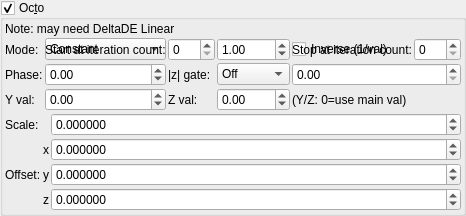
    <widget class="MyGroupBox" name="groupCheck_transf_function_enabledD_false">
     <property name="toolTip">
      <string/>
     </property>
     <property name="title">
      <string>Oc&amp;to</string>
     </property>
     <property name="checkable">
      <bool>true</bool>
     </property>
     <layout class="QVBoxLayout" name="verticalLayout_33" stretch="0,0,0">
      <property name="spacing">
       <number>2</number>
      </property>
      <property name="leftMargin">
       <number>2</number>
      </property>
      <property name="topMargin">
       <number>2</number>
      </property>
      <property name="rightMargin">
       <number>2</number>
      </property>
      <property name="bottomMargin">
       <number>2</number>
      </property>
      <item>
       <widget class="QLabel" name="label_264">
        <property name="text">
         <string>Note: may need DeltaDE Linear</string>
        </property>
       </widget>
      </item>
      <item>
       <layout class="QGridLayout" name="gridLayout_70">
        <property name="spacing">
         <number>2</number>
        </property>
        <item row="1" column="5">
         <widget class="MySpinBox" name="spinboxInt_transf_multiplier_stop_iter_3">
          <property name="sizePolicy">
           <sizepolicy hsizetype="Preferred" vsizetype="Maximum">
            <horstretch>0</horstretch>
            <verstretch>0</verstretch>
           </sizepolicy>
          </property>
          <property name="maximum">
           <number>999</number>
          </property>
         </widget>
        </item>
      <item row="1" column="0">
       <widget class="QLabel"><property name="text"><string>Mode:</string></property></widget>
      </item>
      <item row="1" column="1">
       <widget class="MyComboBox" name="comboBox_transf_multiplier_value_mode_3">
        <item><property name="text"><string notr="true">Constant</string></property></item>
        <item><property name="text"><string notr="true">Sine</string></property></item>
        <item><property name="text"><string notr="true">Ramp</string></property></item>
        <item><property name="text"><string notr="true">Exponential</string></property></item>
        <item><property name="text"><string notr="true">Triangle</string></property></item>
        <item><property name="text"><string notr="true">Square</string></property></item>
        <item><property name="text"><string notr="true">Smoothstep</string></property></item>
        <item><property name="text"><string notr="true">Noise</string></property></item>
        <item><property name="text"><string notr="true">Ping-pong</string></property></item>
        <item><property name="text"><string notr="true">Stepped</string></property></item>
       </widget>
      </item>
      <item row="1" column="2">
       <widget class="QLabel"><property name="text"><string>Freq:</string></property></widget>
      </item>
      <item row="1" column="3">
       <widget class="MyDoubleSpinBox" name="spinbox_transf_multiplier_frequency_3">
        <property name="minimum"><double>0.01</double></property><property name="maximum"><double>100.0</double></property>
        <property name="singleStep"><double>0.1</double></property><property name="value"><double>1.0</double></property>
       </widget>
      </item>
      <item row="1" column="4" colspan="2">
       <widget class="MyCheckBox" name="checkBox_transf_multiplier_inverse_3">
        <property name="text"><string>Inverse (1/val)</string></property>
       </widget>
      </item>
      <item row="2" column="0">
       <widget class="QLabel"><property name="text"><string>Phase:</string></property></widget>
      </item>
      <item row="2" column="1">
       <widget class="MyDoubleSpinBox" name="spinbox_transf_multiplier_phase_3">
        <property name="minimum"><double>-10.0</double></property><property name="maximum"><double>10.0</double></property>
        <property name="singleStep"><double>0.1</double></property><property name="value"><double>0.0</double></property>
       </widget>
      </item>
      <item row="2" column="2">
       <widget class="QLabel"><property name="text"><string>|z| gate:</string></property></widget>
      </item>
      <item row="2" column="3">
       <widget class="MyComboBox" name="comboBox_transf_multiplier_threshold_mode_3">
        <item><property name="text"><string notr="true">Off</string></property></item>
        <item><property name="text"><string notr="true">&gt; thresh</string></property></item>
        <item><property name="text"><string notr="true">&lt; thresh</string></property></item>
       </widget>
      </item>
      <item row="2" column="4" colspan="2">
       <widget class="MyDoubleSpinBox" name="spinbox_transf_multiplier_threshold_3">
        <property name="minimum"><double>0.0</double></property><property name="maximum"><double>1000.0</double></property>
        <property name="singleStep"><double>0.1</double></property><property name="value"><double>0.0</double></property>
       </widget>
      </item>
      <item row="3" column="0">
       <widget class="QLabel"><property name="text"><string>Y val:</string></property></widget>
      </item>
      <item row="3" column="1">
       <widget class="MyDoubleSpinBox" name="spinbox_transf_multiplier_scale_y_3">
        <property name="minimum"><double>-100.0</double></property><property name="maximum"><double>100.0</double></property>
        <property name="singleStep"><double>0.01</double></property><property name="value"><double>0.0</double></property>
       </widget>
      </item>
      <item row="3" column="2">
       <widget class="QLabel"><property name="text"><string>Z val:</string></property></widget>
      </item>
      <item row="3" column="3">
       <widget class="MyDoubleSpinBox" name="spinbox_transf_multiplier_scale_z_3">
        <property name="minimum"><double>-100.0</double></property><property name="maximum"><double>100.0</double></property>
        <property name="singleStep"><double>0.01</double></property><property name="value"><double>0.0</double></property>
       </widget>
      </item>
      <item row="3" column="4" colspan="2">
       <widget class="QLabel"><property name="text"><string notr="true">(Y/Z: 0=use main val)</string></property></widget>
      </item>
        <item row="1" column="1">
         <widget class="QLabel" name="label_253">
          <property name="text">
           <string>Start at iteration count:</string>
          </property>
          <property name="wordWrap">
           <bool>true</bool>
          </property>
         </widget>
        </item>
        <item row="1" column="4">
         <widget class="QLabel" name="label_252">
          <property name="text">
           <string>Stop at iteration count:</string>
          </property>
          <property name="wordWrap">
           <bool>true</bool>
          </property>
         </widget>
        </item>
        <item row="1" column="2">
         <widget class="MySpinBox" name="spinboxInt_transf_multiplier_start_iter_3">
          <property name="sizePolicy">
           <sizepolicy hsizetype="Minimum" vsizetype="Maximum">
            <horstretch>0</horstretch>
            <verstretch>0</verstretch>
           </sizepolicy>
          </property>
          <property name="minimum">
           <number>0</number>
          </property>
          <property name="maximum">
           <number>999</number>
          </property>
          <property name="value">
           <number>0</number>
          </property>
         </widget>
        </item>
       </layout>
      </item>
      <item>
       <layout class="QGridLayout" name="gridLayout_71" columnstretch="0,0,1">
        <property name="spacing">
         <number>2</number>
        </property>
        <item row="2" column="2">
         <widget class="MyDoubleSpinBox" name="spinbox3_transf_offset_100_y">
          <property name="sizePolicy">
           <sizepolicy hsizetype="Minimum" vsizetype="Maximum">
            <horstretch>0</horstretch>
            <verstretch>0</verstretch>
           </sizepolicy>
          </property>
          <property name="prefix">
           <string/>
          </property>
          <property name="suffix">
           <string/>
          </property>
          <property name="decimals">
           <number>6</number>
          </property>
          <property name="minimum">
           <double>-99.989999999999995</double>
          </property>
          <property name="maximum">
           <double>99.989999999999995</double>
          </property>
          <property name="singleStep">
           <double>0.100000000000000</double>
          </property>
         </widget>
        </item>
        <item row="1" column="2">
         <widget class="MyDoubleSpinBox" name="spinbox3_transf_offset_100_x">
          <property name="sizePolicy">
           <sizepolicy hsizetype="Minimum" vsizetype="Maximum">
            <horstretch>0</horstretch>
            <verstretch>0</verstretch>
           </sizepolicy>
          </property>
          <property name="prefix">
           <string/>
          </property>
          <property name="suffix">
           <string/>
          </property>
          <property name="decimals">
           <number>6</number>
          </property>
          <property name="minimum">
           <double>-99.989999999999995</double>
          </property>
          <property name="maximum">
           <double>99.989999999999995</double>
          </property>
          <property name="singleStep">
           <double>0.100000000000000</double>
          </property>
         </widget>
        </item>
        <item row="0" column="0">
         <widget class="QLabel" name="label_263">
          <property name="text">
           <string>Scale:</string>
          </property>
         </widget>
        </item>
        <item row="1" column="1">
         <widget class="QLabel" name="label_143">
          <property name="sizePolicy">
           <sizepolicy hsizetype="Preferred" vsizetype="Preferred">
            <horstretch>0</horstretch>
            <verstretch>0</verstretch>
           </sizepolicy>
          </property>
          <property name="text">
           <string notr="true">x</string>
          </property>
          <property name="alignment">
           <set>Qt::AlignRight|Qt::AlignTrailing|Qt::AlignVCenter</set>
          </property>
         </widget>
        </item>
        <item row="3" column="2">
         <widget class="MyDoubleSpinBox" name="spinbox3_transf_offset_100_z">
          <property name="sizePolicy">
           <sizepolicy hsizetype="Minimum" vsizetype="Maximum">
            <horstretch>0</horstretch>
            <verstretch>0</verstretch>
           </sizepolicy>
          </property>
          <property name="prefix">
           <string/>
          </property>
          <property name="suffix">
           <string/>
          </property>
          <property name="decimals">
           <number>6</number>
          </property>
          <property name="minimum">
           <double>-99.989999999999995</double>
          </property>
          <property name="maximum">
           <double>99.989999999999995</double>
          </property>
          <property name="singleStep">
           <double>0.100000000000000</double>
          </property>
         </widget>
        </item>
        <item row="3" column="1">
         <widget class="QLabel" name="label_148">
          <property name="sizePolicy">
           <sizepolicy hsizetype="Preferred" vsizetype="Preferred">
            <horstretch>0</horstretch>
            <verstretch>0</verstretch>
           </sizepolicy>
          </property>
          <property name="text">
           <string notr="true">z</string>
          </property>
          <property name="alignment">
           <set>Qt::AlignRight|Qt::AlignTrailing|Qt::AlignVCenter</set>
          </property>
         </widget>
        </item>
        <item row="2" column="0">
         <widget class="QLabel" name="label_255">
          <property name="text">
           <string>Offset:</string>
          </property>
         </widget>
        </item>
        <item row="2" column="1">
         <widget class="QLabel" name="label_147">
          <property name="sizePolicy">
           <sizepolicy hsizetype="Preferred" vsizetype="Preferred">
            <horstretch>0</horstretch>
            <verstretch>0</verstretch>
           </sizepolicy>
          </property>
          <property name="text">
           <string notr="true">y</string>
          </property>
          <property name="alignment">
           <set>Qt::AlignRight|Qt::AlignTrailing|Qt::AlignVCenter</set>
          </property>
         </widget>
        </item>
        <item row="0" column="2">
         <widget class="MyDoubleSpinBox" name="spinbox_transf_scaleA_2">
          <property name="sizePolicy">
           <sizepolicy hsizetype="Minimum" vsizetype="Maximum">
            <horstretch>0</horstretch>
            <verstretch>0</verstretch>
           </sizepolicy>
          </property>
          <property name="prefix">
           <string/>
          </property>
          <property name="suffix">
           <string/>
          </property>
          <property name="decimals">
           <number>6</number>
          </property>
          <property name="minimum">
           <double>-99.989999999999995</double>
          </property>
          <property name="maximum">
           <double>99.989999999999995</double>
          </property>
          <property name="singleStep">
           <double>0.100000000000000</double>
          </property>
         </widget>
        </item>
       </layout>
      </item>
     </layout>
    </widget>
